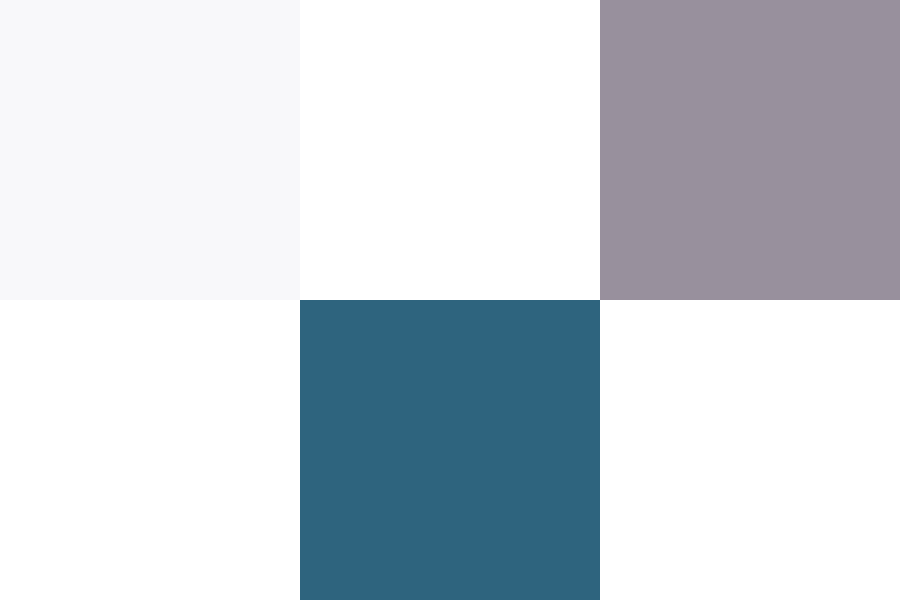
Frame 1 (no input)
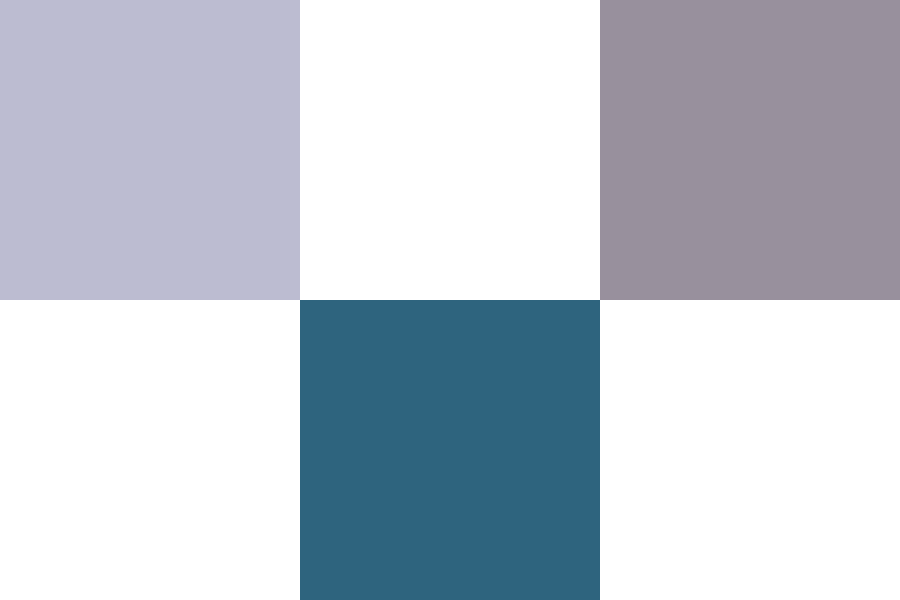
Frame 60 (the mouse pressed at the canvas centre just before this capture)
Frame 120 (the mouse held since frame 60 and released just before this capture): identical to frame 60, image omitted

The Processing sketch that drew these frames (run headless with seeded random() and noise(); from frame 60 on, the mouse is pressed at the canvas centre):

// Processing sketch: processing_89967
// ── processing_89967.pde

//Jessica Xiao Yang
//Feb 17, 2013
//Divided Screen

void setup() {
  size(900, 600);
  background(255);
}

void draw() {
  noStroke();

  //one
  if ((mouseX<300)&&(mouseY<300)) { 
    fill(180, 184, 209, 25);
    rect(0, 0, 300, 300);
    strokeWeight(2);
    fill(255);
    ellipse(150, 150, mouseX, mouseY);
  }
  //three
  fill(152, 144, 157);
  rect(600, 0, 300, 300);
  if ((mouseY<300)&&(mouseX>600)&&(mouseX<900)) {
    fill(255); 
    stroke(255);
    strokeWeight(4);
    line(750, 150, mouseX, mouseY);
  }
  //two
  noStroke();
  if ((mouseY<300)&&(mouseX>300)&&(mouseX<600)) {
    fill(0, random(255), random(255), 50);
    ellipse(mouseX, mouseY, 10, 10);
  }

  //five
  fill(46, 100, 126);
  rect(300, 300, 300, 300);
  if ((mouseY>300)&&(mouseX>300)&&(mouseX<600)) {
    noFill();
    stroke(255);
    strokeWeight(2);
    rect(mouseX-25, mouseY-25, 50, 50);
  }
  //six
  if ((mouseY>300)&&(mouseX>600)&&(mouseX<900)) {
    fill(0, random(255), random(255), 3);
    ellipse(750, 450, mouseX-600, mouseY-600);
  }

  //four
  if ((mouseY>300)&&(mouseX<300)) {
    fill(203, 187, 198); 
    stroke(203, 187, 198);
    strokeWeight(1);
    line(100,450, mouseX, mouseY);
  }
}
